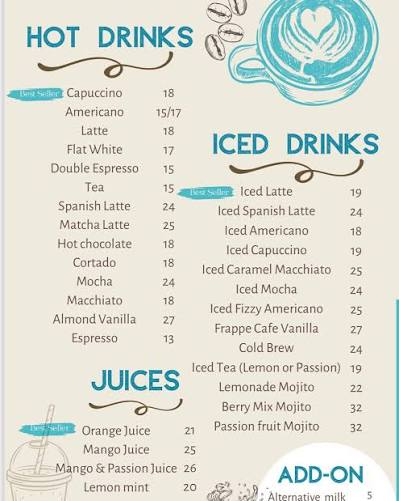
#> input picture .tmp/menu-upload-1788281948398.jpeg, 399 x 501 px
$ python compress-image.py ../.tmp/menu-upload-1788281948398.jpeg out.png 100
#> lines starting #> are read from the running program, lines starting #| are printed output that depends on the picture
#!/usr/bin/env python3
"""Compress an image using Pillow. Resizes and lowers quality."""
import sys
import os
from PIL import Image

def main():
    if len(sys.argv) < 4:
        print("Usage: compress-image.py <input> <output> <max_width>", file=sys.stderr)
        sys.exit(1)

    input_path = sys.argv[1]
    output_path = sys.argv[2]
    max_width = int(sys.argv[3])

    img = Image.open(input_path)
#> img is the input picture: PIL image 399x501 RGB; mean R, G, B 221.8, 223.8, 214.1

    # Convert to RGB if necessary (handles PNG with transparency)
    if img.mode in ("RGBA", "P"):
        img = img.convert("RGB")

    # Resize if needed
    w, h = img.size
#> w = 399; h = 501
    if w > max_width:
        new_h = int(h * max_width / w)
#> new_h = 125
        img = img.resize((max_width, new_h), Image.Resampling.LANCZOS)
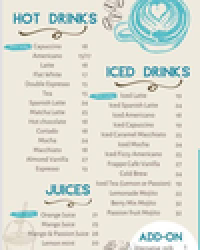
#> img: PIL image 100x125 RGB (shown 2 times larger); mean R, G, B 221.8, 223.8, 214.1

    img.save(output_path, "JPEG", quality=85, optimize=True)
    print(f"Compressed: {os.path.getsize(output_path)} bytes")


if __name__ == "__main__":
    main()
